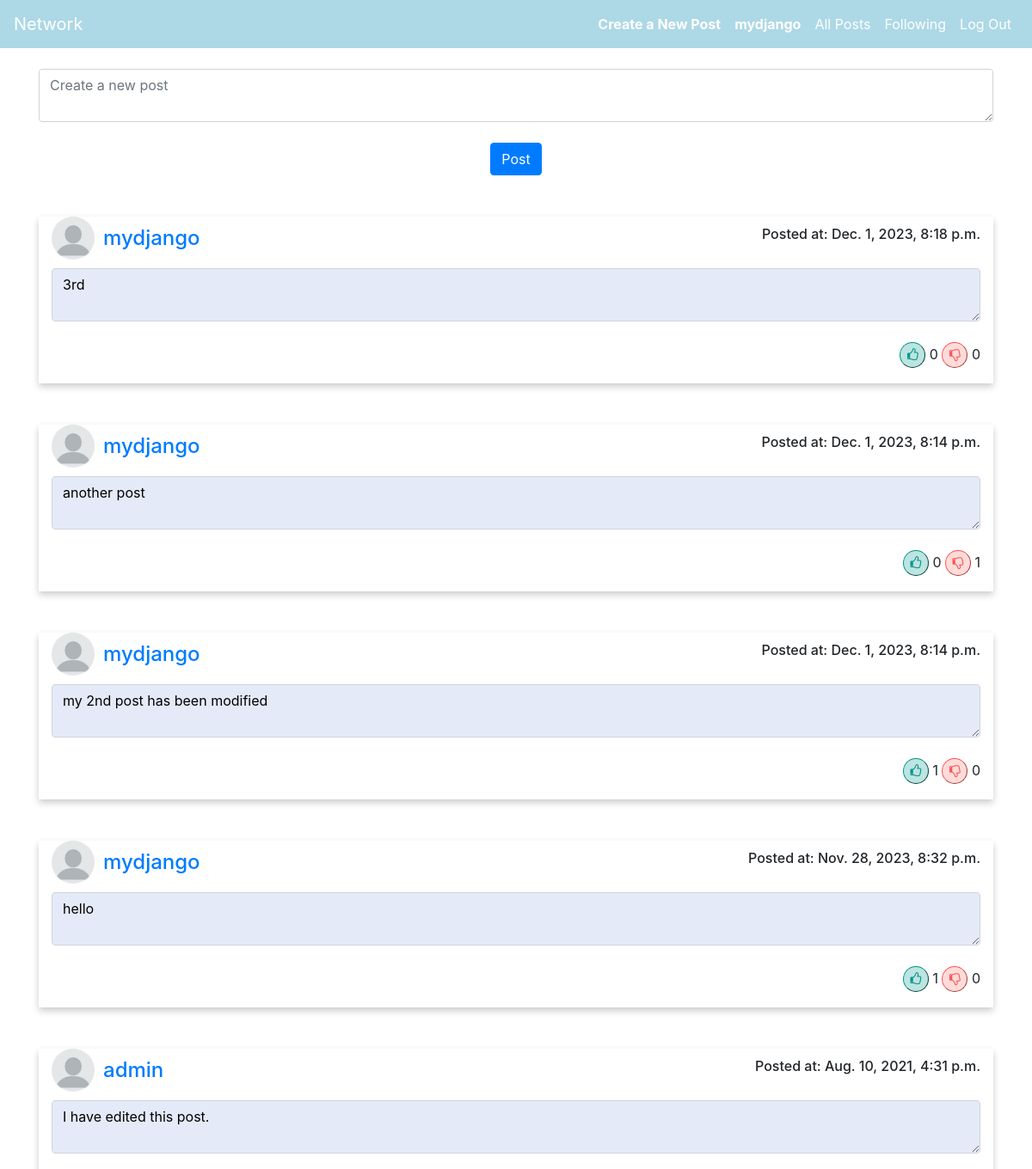
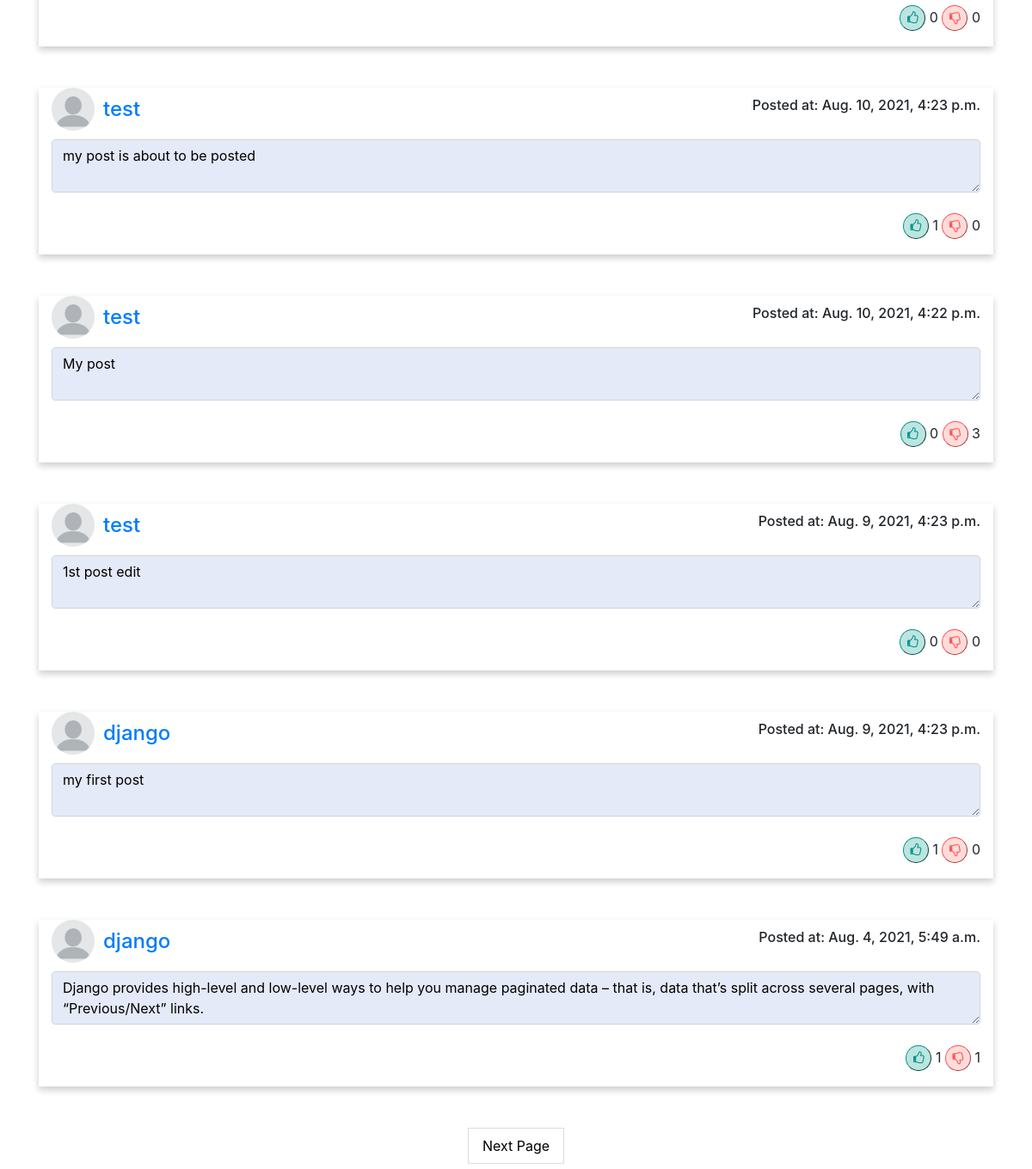
/view_all_posts (signed in), run on an earlier commit of the app's database (2 pictures, top to bottom).
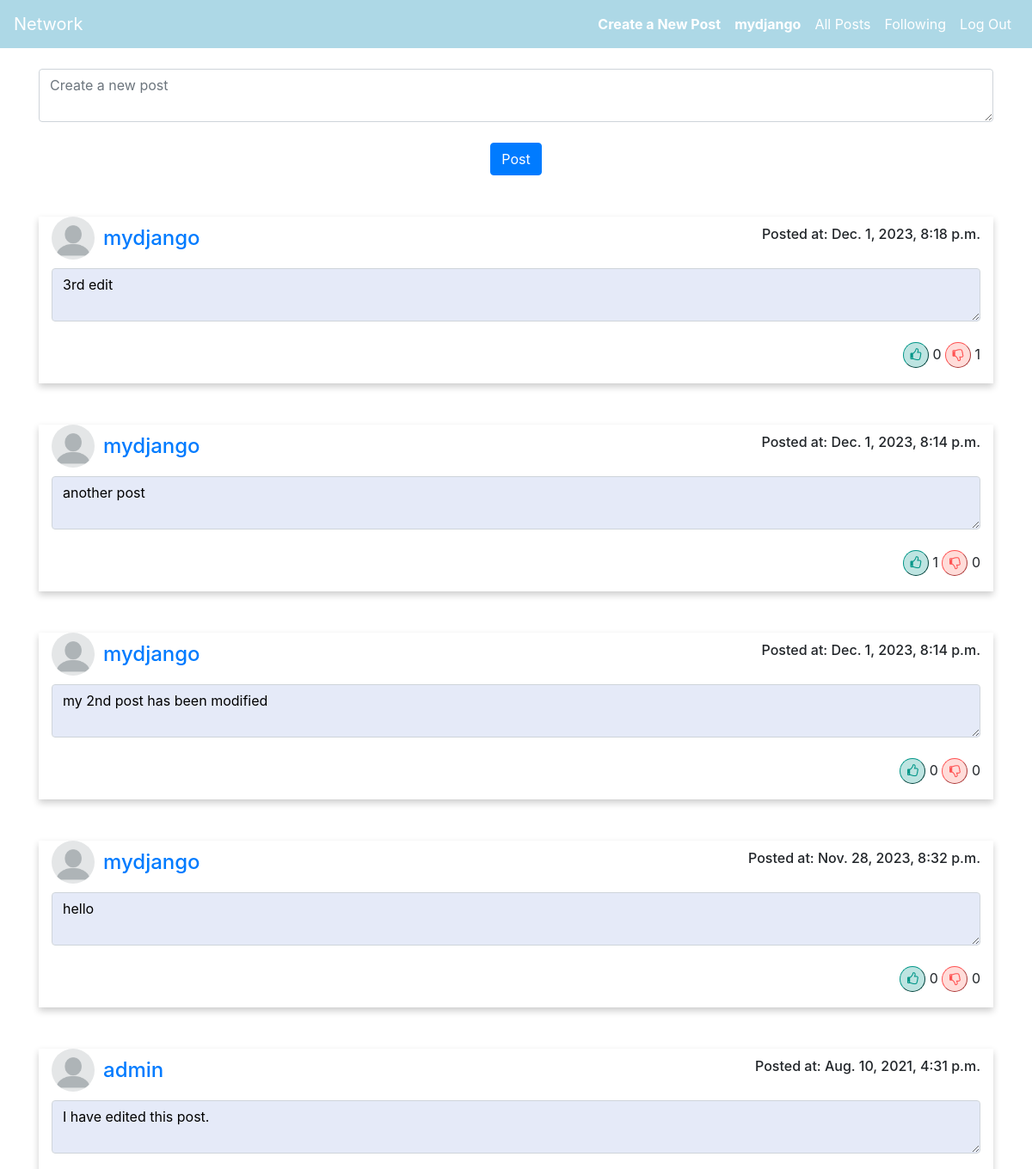
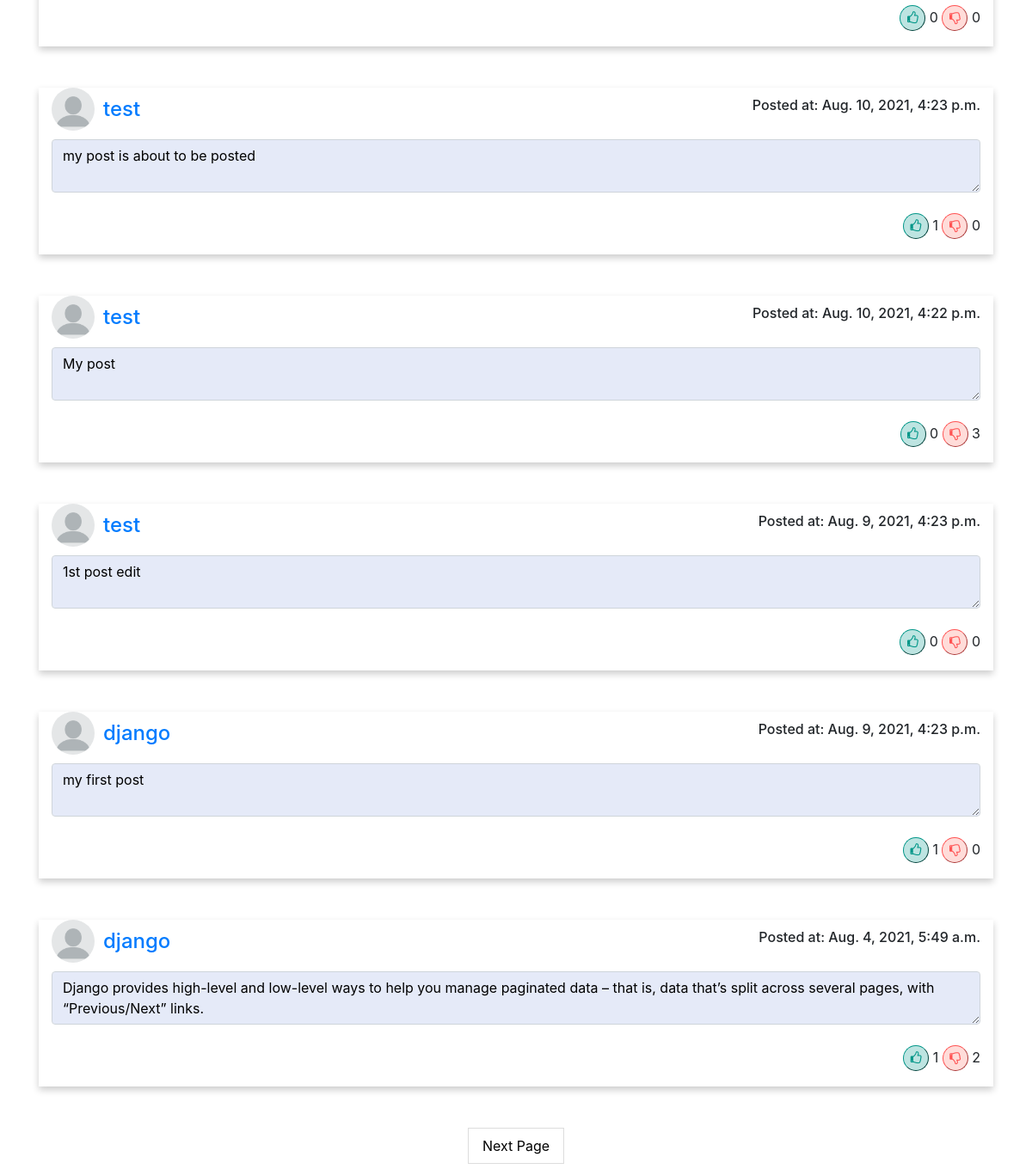
And on a later commit of the database (2 pictures, top to bottom).
### network/models.py (models this page shows, shortened)
class User(AbstractUser):
    followers  = models.IntegerField(default=0)
    followings =models.IntegerField(default=0)

class Post(models.Model):
    user = models.ForeignKey(
        User, on_delete=models.CASCADE, related_name="post_creator")
    title = models.CharField(max_length=250,default='Title')
    date_posted = models.DateTimeField(auto_now_add=True, blank=True)
    likes = models.IntegerField(default=0)
    dislikes = models.IntegerField(default=0)

### network/views.py (the view)
@login_required(login_url='/login')
def view_all_posts(request):
    usr = request.user
    all_posts  = Post.objects.all().order_by('-date_posted')
    lst =[]
    if (all_posts.count() >0):
        for i in all_posts:
           lst.append( i.id)
    if(len(lst)>0):
        for i in lst:
            post_obj =Post.objects.get(id= i)
            like_count = Like.objects.filter(post_id = post_obj.id,user_liked=True)
            dislike_count =Like.objects.filter(post_id = post_obj.id,user_disliked=True)
            Post.objects.filter(id=i).update(likes=like_count.count(),dislikes=dislike_count.count())
    all_posts  =  Post.objects.all().order_by('-date_posted')
    post_paginator = Paginator(all_posts,10)
    page_num = request.GET.get('page')
    page = post_paginator.get_page(page_num)
    return render(request, "network/view_all_posts.html",{
        "post":page
    })

### network/templates/network/view_all_posts.html (shortened to what this page needs)
{% extends "network/layout.html" %}
{% load static %}
{% block body %}
<div id="add_post">
    <form action="{% url 'create_post' %}" method="POST">
        <textarea  class="form-control" name="new-post" id = "new-post" placeholder="Create a new post"></textarea>
        <br>
        <div class="text-center">
          <input class="btn btn-primary" type="submit" value="Post">
        </div>
      </form>
</div>
<br></br>
{%  for p in post  %}
<div id="view_all_post">
    <div class="timeline">
        <div class="container left">
          <div class="content">
              <div style="clear: both">
                <div style="display: flex; align-items: center;">
                  <div class="circular--portrait" style="margin-right: 10px;">
                      <img src="{% static '/network/img/default.png' %}" />
                  </div>
                  <h4 style="margin: 0;"><a href="/visit_user_profle/{{p.user.id}}">{{p.user.username}}</a></h4>
                  <h6 style="margin-left: auto;">Posted at: {{p.date_posted}}</h6>
              </div>
            </div>
            <textarea class="form-control"
            disabled style="background-color:rgb(229, 234, 248); color:black; margin-top: 10px;"
            id="{{ p.id }}p" readonly>{{ p.title }}</textarea>
          </div>
        <br>
        <div id = "like_buttons">
          <button class="olike" id = {{p.id}}l>
              <i class="fa fa-thumbs-o-up" aria-hidden="true"></i>
            </button>
            <label id=lbl{{p.id}}>{{p.likes}} </label>
            <button class="vdislike" id = {{p.id}}dl>
              <i class="fa fa-thumbs-o-down" aria-hidden="true"> </i>
            </button>
            <label id=lbd{{p.id}}>{{p.dislikes}} </label>
        </div>
        <br><br>
        </div>
      </div>
</div>
<br></br>
{% endfor %}
<div class= "page-links" >
  <div class="pagination">
    {% if   post.has_next     %}
    <a href="{% url 'view_all_posts' %}?page={{ post.next_page_number }}"> Next Page</a>
    {% endif %}
  </div>
</div>
{% endblock %}

### network/templates/network/layout.html (shortened to what this page needs)
{% load static %}
<!DOCTYPE html>
<html lang="en">
<head>
    <link rel="stylesheet" href="https://stackpath.bootstrapcdn.com/bootstrap/4.4.1/css/bootstrap.min.css">
    <link rel="stylesheet" href="{% static 'network/styles.css' %}">
    <link rel="stylesheet" href="https://cdnjs.cloudflare.com/ajax/libs/font-awesome/4.7.0/css/font-awesome.min.css">
</head>
<body>
<nav class="navbar navbar-expand-lg navbar-light">
    <a class="navbar-brand" href="#">Network</a>
    <div class="collapse navbar-collapse" id="navbarNav">
        <ul class="navbar-nav ml-auto">
            {% if user.is_authenticated %}
                <li class="nav-item">
                    <a class="nav-link" href="{% url 'index' %}"><strong>Create a New Post</strong></a>
                </li>
                <li class="nav-item">
                    <a class="nav-link" href="{% url 'user_profle'%}"><strong>{{ user.username }}</strong></a>
                </li>
                <li class="nav-item">
                    <a class="nav-link" href="{% url 'view_all_posts' %}">All Posts</a>
                </li>
                <li class="nav-item">
                    <a class="nav-link" href="{% url 'following_page' %}">Following</a>
                </li>
                <li class="nav-item">
                    <a class="nav-link" href="{% url 'logout' %}">Log Out</a>
                </li>
            {% endif %}
        </ul>
    </div>
</nav>
<div class="container mt-4">
    <div class="body">
        {% block body %}
        {% endblock %}
    </div>
</div>
</body>
</html>

### network/static/network/styles.css (style rules this page uses)
#like_buttons { margin-left: auto; float: right; }
#view_all_post { box-shadow: 0 4px 8px 0 rgba(0,0,0,0.2); transition: 0.3s; width: 100%; }
.page-links { text-align: center; }
.pagination { display: inline-block; }
.pagination a { color: black; float: left; padding: 8px 16px; text-decoration: none; transition: background-color .3s; border: 1px solid #ddd; margin: 0 4px; }
button.olike { width: 30px; height: 30px; margin: 0 auto; line-heigth: 50px; border-radius: 50%; color: rgba(0,150,136 ,1); background-color:rgba(38,166,154 ,0.3); border-color: rgba(0,150,136 ,1); border-width: 1px; font-size: 15px; }
button.vdislike { width: 30px; height: 30px; margin: 0 auto; line-heigth: 50px; border-radius: 50%; color: rgba(255,82,82 ,1); background-color: rgba(255,138,128 ,0.3); border-color: rgba(255,82,82 ,1); border-width: 1px; font-size: 15px; }
.navbar { background-color: #add8e6; }
.navbar-nav .nav-link { color: white !important; }
.navbar .navbar-brand { color: white !important; }
.circular--portrait { position: relative; width: 50px; height: 50px; overflow: hidden; border-radius: 50%; }
.circular--portrait img { width: 100%; height: auto; }

What changed in the data, as far as the page shows it:
changed Post: id "3rd" → "3rd edit"; dislikes "0" → "1"
changed Post "another post": likes "0" → "1"; dislikes "1" → "0"
changed Post "my 2nd post has been modified": likes "1" → "0"
changed Post "Nov. 28, 2023, 8:32 p.m.": likes "1" → "0"
changed Post "Aug. 4, 2021, 5:49 a.m.": dislikes "1" → "2"
